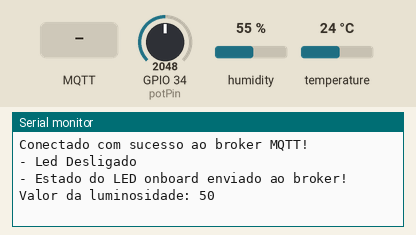
Simulated run of this sketch. Board: ESP32. Parts: the last lines printed to the serial monitor. The test bench sets the inputs (shaded band); at power-on: humidity 55 %, GPIO 34 (potPin) = 2048, temperature 24 °C. WiFi joins after 1.5 s; servers stay silent unless stated; no MQTT or app messages arrive unless stated.

Above: at 9.9 s.
10.0 s: MQTT message "1" arrives on the first subscribed topic
At 11.46 s:
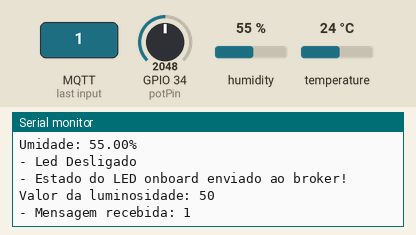
11.7 s: MQTT message "on" arrives on the first subscribed topic
At 12.87 s:
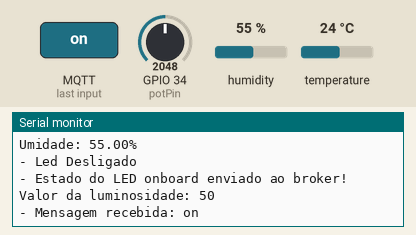
14.1 s: MQTT message "off" arrives on the first subscribed topic
At 15.69 s:
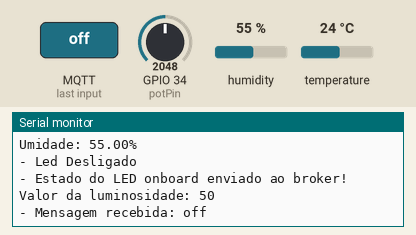
16.9 s: humidity set to 22 %
At 18.0 s:
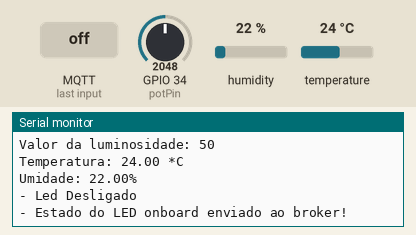
18.4 s: GPIO 34 (potPin) set to 2866
At 18.5 s:
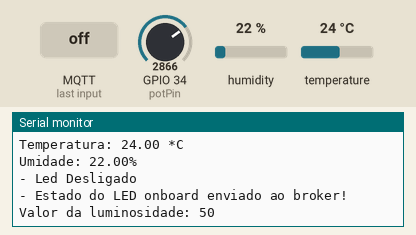
19.9 s: temperature set to 12 °C
At 19.91 s:
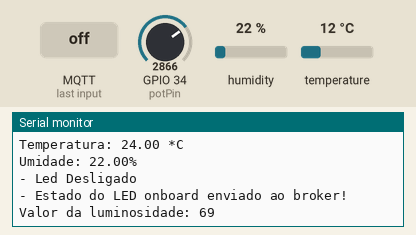

The sketch:

CP6-EDGE.ino
```cpp
#include <dummy.h>
//Autor: Fábio Henrique Cabrini
//Resumo: Esse programa possibilita ligar e desligar o led onboard, além de mandar o status para o Broker MQTT possibilitando o Helix saber
//se o led está ligado ou desligado.
//Revisões:
//Rev1: 26-08-2023 Código portado para o ESP32 e para realizar a leitura de luminosidade e publicar o valor em um tópico aprorpiado do broker
//Autor Rev1: Kheyla Thais Q. Paucara
//Rev2: 28-10-2024 Ajustes para o funcionamento no FIWARE Descomplicado


#include <WiFi.h>
#include <PubSubClient.h>
#include <Adafruit_Sensor.h>                       // Biblioteca DHT Sensor Adafruit
#include <DHT.h>
#include <DHT_U.h>


#define DHTTYPE    DHT11                           // Sensor DHT11
//#define DHTTYPE      DHT22                       // Sensor DHT22 ou AM2302
#define DHTPIN 4                                   // Pino do Arduino conectado no Sensor(Data)
DHT_Unified dht(DHTPIN, DHTTYPE);                  // configurando o Sensor DHT - pino e tipo
uint32_t delayMS;                                  // variável para atraso no tempo

// Configurações - variáveis editáveis
const char* default_SSID = "FIAP-IBM"; // Nome da rede Wi-Fi
const char* default_PASSWORD = "Challenge@24!"; // Senha da rede Wi-Fi
const char* default_BROKER_MQTT = "34.203.196.154";
//Removi por motivos de segurança o ip do Broker
const int default_BROKER_PORT = 1883; // Porta do Broker MQTT
const char* default_TOPICO_SUBSCRIBE = "/TEF/lamp055/cmd"; // Tópico MQTT de escuta
const char* default_TOPICO_PUBLISH_1 = "/TEF/lamp055/attrs"; // Tópico MQTT de envio de informações para Broker
const char* default_TOPICO_PUBLISH_2 = "/TEF/lamp055/attrs/l"; // Tópico MQTT de envio de informações para Broker
const char* default_TOPICO_PUBLISH_3 = "/TEF/lamp055/attrs/t"; // Tópico MQTT de envio de informações para Broker
const char* default_TOPICO_PUBLISH_4 = "/TEF/lamp055/attrs/u"; // Tópico MQTT de envio de informações para Broker
const char* default_ID_MQTT = "fiware_055"; // ID MQTT
const int default_D4 = 2; // Pino do LED onboard
// Declaração da variável para o prefixo do tópico
const char* topicPrefix = "lamp055";

// Variáveis para configurações editáveis
char* SSID = const_cast<char*>(default_SSID);
char* PASSWORD = const_cast<char*>(default_PASSWORD);
char* BROKER_MQTT = const_cast<char*>(default_BROKER_MQTT);
int BROKER_PORT = default_BROKER_PORT;
char* TOPICO_SUBSCRIBE = const_cast<char*>(default_TOPICO_SUBSCRIBE);
char* TOPICO_PUBLISH_1 = const_cast<char*>(default_TOPICO_PUBLISH_1);
char* TOPICO_PUBLISH_2 = const_cast<char*>(default_TOPICO_PUBLISH_2);
char* TOPICO_PUBLISH_3 = const_cast<char*>(default_TOPICO_PUBLISH_3);
char* TOPICO_PUBLISH_4 = const_cast<char*>(default_TOPICO_PUBLISH_4);
char* ID_MQTT = const_cast<char*>(default_ID_MQTT);
int D4 = default_D4;
WiFiClient espClient;
PubSubClient MQTT(espClient);
char EstadoSaida = '0';

void initSerial() {
    Serial.begin(115200);
}

void initWiFi() {
    delay(10);
    Serial.println("------Conexao WI-FI------");
    Serial.print("Conectando-se na rede: ");
    Serial.println(SSID);
    Serial.println("Aguarde");
    reconectWiFi();
}

void initMQTT() {
    MQTT.setServer(BROKER_MQTT, BROKER_PORT);
    MQTT.setCallback(mqtt_callback);
}

void setup() {
    InitOutput();
    initSerial();
    initWiFi();
    initMQTT();
    delay(5000);
    MQTT.publish(TOPICO_PUBLISH_1, "s|on");

    Serial.begin(115200);                             // monitor serial 9600 bps
    dht.begin();                                    // inicializa a função
    Serial.println("Usando o Sensor DHT");
    sensor_t sensor;
    dht.temperature().getSensor(&sensor);           // imprime os detalhes do Sensor de Temperatura
    Serial.println("------------------------------------");
    Serial.println("Temperatura");
    Serial.print  ("Sensor:       "); Serial.println(sensor.name);
    Serial.print  ("Valor max:    "); Serial.print(sensor.max_value); Serial.println(" *C");
    Serial.print  ("Valor min:    "); Serial.print(sensor.min_value); Serial.println(" *C");
    Serial.print  ("Resolucao:   "); Serial.print(sensor.resolution); Serial.println(" *C");
    Serial.println("------------------------------------");
    dht.humidity().getSensor(&sensor);            // imprime os detalhes do Sensor de Umidade
    Serial.println("------------------------------------");
    Serial.println("Umidade");
    Serial.print  ("Sensor:       "); Serial.println(sensor.name);
    Serial.print  ("Valor max:    "); Serial.print(sensor.max_value); Serial.println("%");
    Serial.print  ("Valor min:    "); Serial.print(sensor.min_value); Serial.println("%");
    Serial.print  ("Resolucao:   "); Serial.print(sensor.resolution); Serial.println("%");
    Serial.println("------------------------------------");
    delayMS = sensor.min_delay / 5000;            // define o atraso entre as leituras
}

void loop() {
    VerificaConexoesWiFIEMQTT();
    EnviaEstadoOutputMQTT();
    handleLuminosity();
    MQTT.loop();

    delay(delayMS);                               // atraso entre as medições
    sensors_event_t event;                        // inicializa o evento da Temperatura
    dht.temperature().getEvent(&event);           // faz a leitura da Temperatura
    if (isnan(event.temperature))                 // se algum erro na leitura
    {
      Serial.println("Erro na leitura da Temperatura!");
    }
    else                                          // senão
    {
      Serial.print("Temperatura: ");              // imprime a Temperatura
      Serial.print(event.temperature);
      Serial.println(" *C");
      String mensagem = String(event.temperature);
      MQTT.publish(TOPICO_PUBLISH_3, mensagem.c_str());
    }
    dht.humidity().getEvent(&event);              // faz a leitura de umidade
    if (isnan(event.relative_humidity))           // se algum erro na leitura
    {
      Serial.println("Erro na leitura da Umidade!");
    }
    else                                          // senão
    {
      Serial.print("Umidade: ");                  // imprime a Umidade
      Serial.print(event.relative_humidity);
      Serial.println("%");
      String mensagem = String(event.relative_humidity);
      MQTT.publish(TOPICO_PUBLISH_4, mensagem.c_str());
    }
}

void reconectWiFi() {
    if (WiFi.status() == WL_CONNECTED)
        return;
    WiFi.begin(SSID, PASSWORD);
    while (WiFi.status() != WL_CONNECTED) {
        delay(100);
        Serial.print(".");
    }
    Serial.println();
    Serial.println("Conectado com sucesso na rede ");
    Serial.print(SSID);
    Serial.println("IP obtido: ");
    Serial.println(WiFi.localIP());

    // Garantir que o LED inicie desligado
    digitalWrite(D4, LOW);
}

void mqtt_callback(char* topic, byte* payload, unsigned int length) {
    String msg;
    for (int i = 0; i < length; i++) {
        char c = (char)payload[i];
        msg += c;
    }
    Serial.print("- Mensagem recebida: ");
    Serial.println(msg);

    // Forma o padrão de tópico para comparação
    String onTopic = String(topicPrefix) + "@on|";
    String offTopic = String(topicPrefix) + "@off|";

    // Compara com o tópico recebido
    if (msg.equals(onTopic)) {
        digitalWrite(D4, HIGH);
        EstadoSaida = '1';
    }

    if (msg.equals(offTopic)) {
        digitalWrite(D4, LOW);
        EstadoSaida = '0';
    }
}

void VerificaConexoesWiFIEMQTT() {
    if (!MQTT.connected())
        reconnectMQTT();
    reconectWiFi();
}

void EnviaEstadoOutputMQTT() {
    if (EstadoSaida == '1') {
        MQTT.publish(TOPICO_PUBLISH_1, "s|on");
        Serial.println("- Led Ligado");
    }

    if (EstadoSaida == '0') {
        MQTT.publish(TOPICO_PUBLISH_1, "s|off");
        Serial.println("- Led Desligado");
    }
    Serial.println("- Estado do LED onboard enviado ao broker!");
    delay(1000);
}

void InitOutput() {
    pinMode(D4, OUTPUT);
    digitalWrite(D4, HIGH);
    boolean toggle = false;

    for (int i = 0; i <= 10; i++) {
        toggle = !toggle;
        digitalWrite(D4, toggle);
        delay(200);
    }
}

void reconnectMQTT() {
    while (!MQTT.connected()) {
        Serial.print("* Tentando se conectar ao Broker MQTT: ");
        Serial.println(BROKER_MQTT);
        if (MQTT.connect(ID_MQTT)) {
            Serial.println("Conectado com sucesso ao broker MQTT!");
            MQTT.subscribe(TOPICO_SUBSCRIBE);
        } else {
            Serial.println("Falha ao reconectar no broker.");
            Serial.println("Haverá nova tentativa de conexão em 2s");
            delay(2000);
        }
    }
}

void handleLuminosity() {
    const int potPin = 34;
    int sensorValue = analogRead(potPin);
    int luminosity = map(sensorValue, 0, 4095, 0, 100);
    String mensagem = String(luminosity);
    Serial.print("Valor da luminosidade: ");
    Serial.println(mensagem.c_str());
    MQTT.publish(TOPICO_PUBLISH_2, mensagem.c_str());
}
```

Measured:
- after the input at 10.0 s, the serial monitor: prints a new line after 1.2 s (image 1)
- after the input at 11.7 s, the serial monitor: prints a new line after 0.92 s (image 2)
- after the input at 14.1 s, the serial monitor: prints a new line after 1.3 s (image 3)
- after the input at 16.9 s, the serial monitor: prints a new line after 0.34 s (image 4)
